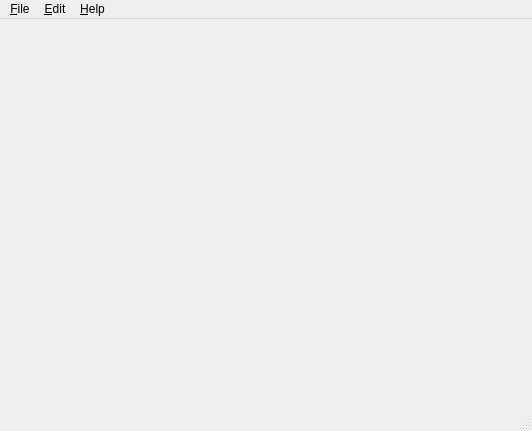
<?xml version="1.0" encoding="UTF-8"?>
<ui version="4.0">
 <class>MainWindow</class>
 <widget class="QMainWindow" name="MainWindow">
  <property name="geometry">
   <rect>
    <x>0</x>
    <y>0</y>
    <width>532</width>
    <height>431</height>
   </rect>
  </property>
  <property name="windowTitle">
   <string>Polygon Area</string>
  </property>
  <property name="windowIcon">
   <iconset resource="resources.qrc">
    <normaloff>:/media/default/32x32/icons/polygon-area.png</normaloff>:/media/default/32x32/icons/polygon-area.png</iconset>
  </property>
  <widget class="QWidget" name="centralwidget">
   <layout class="QGridLayout" name="gridLayout">
    <item row="0" column="0">
     <widget class="QTabWidget" name="tabWidget">
      <property name="documentMode">
       <bool>true</bool>
      </property>
      <property name="tabsClosable">
       <bool>true</bool>
      </property>
      <property name="movable">
       <bool>true</bool>
      </property>
     </widget>
    </item>
   </layout>
  </widget>
  <widget class="QMenuBar" name="menubar">
   <property name="geometry">
    <rect>
     <x>0</x>
     <y>0</y>
     <width>532</width>
     <height>25</height>
    </rect>
   </property>
   <widget class="QMenu" name="fileMenu">
    <property name="title">
     <string>&amp;File</string>
    </property>
    <addaction name="newAction"/>
    <addaction name="openAction"/>
    <addaction name="recentsFormsAction"/>
    <addaction name="separator"/>
    <addaction name="saveAction"/>
    <addaction name="saveAsAction"/>
    <addaction name="separator"/>
    <addaction name="printAction"/>
    <addaction name="saveImageAction"/>
    <addaction name="separator"/>
    <addaction name="closeAction"/>
    <addaction name="separator"/>
    <addaction name="quitAction"/>
   </widget>
   <widget class="QMenu" name="helpMenu">
    <property name="title">
     <string>&amp;Help</string>
    </property>
    <addaction name="polygonAreaHelpAction"/>
    <addaction name="releaseNotesAction"/>
    <addaction name="separator"/>
    <addaction name="reportBugsAction"/>
    <addaction name="separator"/>
    <addaction name="aboutPolygonAreaAction"/>
   </widget>
   <widget class="QMenu" name="editMenu">
    <property name="title">
     <string>&amp;Edit</string>
    </property>
    <addaction name="undoAction"/>
    <addaction name="redoAction"/>
    <addaction name="separator"/>
    <addaction name="cutAction"/>
    <addaction name="copyAction"/>
    <addaction name="pasteAction"/>
    <addaction name="deleteAction"/>
    <addaction name="separator"/>
    <addaction name="selectAllAction"/>
    <addaction name="separator"/>
    <addaction name="findAction"/>
    <addaction name="findAgainAction"/>
    <addaction name="separator"/>
    <addaction name="preferencesAction"/>
   </widget>
   <addaction name="fileMenu"/>
   <addaction name="editMenu"/>
   <addaction name="helpMenu"/>
  </widget>
  <widget class="QStatusBar" name="statusbar"/>
  <action name="newAction">
   <property name="icon">
    <iconset resource="resources.qrc">
     <normaloff>:/media/default/32x32/icons/document-new.png</normaloff>:/media/default/32x32/icons/document-new.png</iconset>
   </property>
   <property name="text">
    <string>&amp;New</string>
   </property>
   <property name="shortcut">
    <string>Ctrl+N</string>
   </property>
  </action>
  <action name="openAction">
   <property name="icon">
    <iconset resource="resources.qrc">
     <normaloff>:/media/default/32x32/icons/document-open.png</normaloff>:/media/default/32x32/icons/document-open.png</iconset>
   </property>
   <property name="text">
    <string>&amp;Open...</string>
   </property>
   <property name="shortcut">
    <string>Ctrl+O</string>
   </property>
  </action>
  <action name="recentsFormsAction">
   <property name="icon">
    <iconset resource="resources.qrc">
     <normaloff>:/media/default/32x32/icons/document-open-recent.png</normaloff>:/media/default/32x32/icons/document-open-recent.png</iconset>
   </property>
   <property name="text">
    <string>Recents forms</string>
   </property>
  </action>
  <action name="saveAction">
   <property name="icon">
    <iconset resource="resources.qrc">
     <normaloff>:/media/default/32x32/icons/document-save.png</normaloff>:/media/default/32x32/icons/document-save.png</iconset>
   </property>
   <property name="text">
    <string>&amp;Save</string>
   </property>
   <property name="shortcut">
    <string>Ctrl+S</string>
   </property>
  </action>
  <action name="saveAsAction">
   <property name="icon">
    <iconset resource="resources.qrc">
     <normaloff>:/media/default/32x32/icons/document-save-as.png</normaloff>:/media/default/32x32/icons/document-save-as.png</iconset>
   </property>
   <property name="text">
    <string>Save As...</string>
   </property>
   <property name="shortcut">
    <string>Ctrl+Shift+S</string>
   </property>
  </action>
  <action name="printAction">
   <property name="icon">
    <iconset resource="resources.qrc">
     <normaloff>:/media/default/32x32/icons/document-print.png</normaloff>:/media/default/32x32/icons/document-print.png</iconset>
   </property>
   <property name="text">
    <string>&amp;Print</string>
   </property>
   <property name="shortcut">
    <string>Ctrl+P</string>
   </property>
  </action>
  <action name="saveImageAction">
   <property name="text">
    <string>Save &amp;image...</string>
   </property>
  </action>
  <action name="closeAction">
   <property name="icon">
    <iconset resource="resources.qrc">
     <normaloff>:/media/default/32x32/icons/dialog-close.png</normaloff>:/media/default/32x32/icons/dialog-close.png</iconset>
   </property>
   <property name="text">
    <string>&amp;Close</string>
   </property>
   <property name="shortcut">
    <string>Ctrl+W</string>
   </property>
  </action>
  <action name="quitAction">
   <property name="icon">
    <iconset resource="resources.qrc">
     <normaloff>:/media/default/32x32/icons/application-exit.png</normaloff>:/media/default/32x32/icons/application-exit.png</iconset>
   </property>
   <property name="text">
    <string>&amp;Quit</string>
   </property>
   <property name="shortcut">
    <string>Ctrl+Q</string>
   </property>
  </action>
  <action name="undoAction">
   <property name="icon">
    <iconset resource="resources.qrc">
     <normaloff>:/media/default/32x32/icons/edit-undo.png</normaloff>:/media/default/32x32/icons/edit-undo.png</iconset>
   </property>
   <property name="text">
    <string>&amp;Undo</string>
   </property>
   <property name="shortcut">
    <string>Ctrl+Z</string>
   </property>
  </action>
  <action name="redoAction">
   <property name="icon">
    <iconset resource="resources.qrc">
     <normaloff>:/media/default/32x32/icons/edit-redo.png</normaloff>:/media/default/32x32/icons/edit-redo.png</iconset>
   </property>
   <property name="text">
    <string>&amp;Redo</string>
   </property>
   <property name="shortcut">
    <string>Ctrl+Shift+Z</string>
   </property>
  </action>
  <action name="preferencesAction">
   <property name="icon">
    <iconset resource="resources.qrc">
     <normaloff>:/media/default/32x32/icons/preferences-system.png</normaloff>:/media/default/32x32/icons/preferences-system.png</iconset>
   </property>
   <property name="text">
    <string>Prefere&amp;nces</string>
   </property>
  </action>
  <action name="action_Cut">
   <property name="text">
    <string>Cu&amp;t</string>
   </property>
  </action>
  <action name="pasteAction">
   <property name="icon">
    <iconset resource="resources.qrc">
     <normaloff>:/media/default/32x32/icons/edit-paste.png</normaloff>:/media/default/32x32/icons/edit-paste.png</iconset>
   </property>
   <property name="text">
    <string>&amp;Paste</string>
   </property>
   <property name="shortcut">
    <string>Ctrl+V</string>
   </property>
  </action>
  <action name="copyAction">
   <property name="icon">
    <iconset resource="resources.qrc">
     <normaloff>:/media/default/32x32/icons/edit-copy.png</normaloff>:/media/default/32x32/icons/edit-copy.png</iconset>
   </property>
   <property name="text">
    <string>&amp;Copy</string>
   </property>
   <property name="shortcut">
    <string>Ctrl+C</string>
   </property>
  </action>
  <action name="action_Paste_Cut">
   <property name="text">
    <string>&amp;Paste&amp;Cut</string>
   </property>
  </action>
  <action name="deleteAction">
   <property name="icon">
    <iconset resource="resources.qrc">
     <normaloff>:/media/default/32x32/icons/edit-delete.png</normaloff>:/media/default/32x32/icons/edit-delete.png</iconset>
   </property>
   <property name="text">
    <string>&amp;Delete</string>
   </property>
   <property name="shortcut">
    <string>Del</string>
   </property>
  </action>
  <action name="cutAction">
   <property name="icon">
    <iconset resource="resources.qrc">
     <normaloff>:/media/default/32x32/icons/edit-cut.png</normaloff>:/media/default/32x32/icons/edit-cut.png</iconset>
   </property>
   <property name="text">
    <string>&amp;Cut</string>
   </property>
   <property name="shortcut">
    <string>Ctrl+X</string>
   </property>
  </action>
  <action name="selectAllAction">
   <property name="text">
    <string>Select &amp;All</string>
   </property>
   <property name="shortcut">
    <string>Ctrl+A</string>
   </property>
  </action>
  <action name="findAction">
   <property name="icon">
    <iconset resource="resources.qrc">
     <normaloff>:/media/default/32x32/icons/edit-find.png</normaloff>:/media/default/32x32/icons/edit-find.png</iconset>
   </property>
   <property name="text">
    <string>&amp;Find</string>
   </property>
   <property name="shortcut">
    <string>Ctrl+F</string>
   </property>
  </action>
  <action name="findAgainAction">
   <property name="icon">
    <iconset resource="resources.qrc">
     <normaloff>:/media/default/32x32/icons/edit-find-replace.png</normaloff>:/media/default/32x32/icons/edit-find-replace.png</iconset>
   </property>
   <property name="text">
    <string>Find A&amp;gain</string>
   </property>
   <property name="shortcut">
    <string>Ctrl+G</string>
   </property>
  </action>
  <action name="polygonAreaHelpAction">
   <property name="icon">
    <iconset resource="resources.qrc">
     <normaloff>:/media/default/32x32/icons/help-contents.png</normaloff>:/media/default/32x32/icons/help-contents.png</iconset>
   </property>
   <property name="text">
    <string>Polygon Area &amp;Help</string>
   </property>
   <property name="shortcut">
    <string>F1</string>
   </property>
  </action>
  <action name="releaseNotesAction">
   <property name="icon">
    <iconset resource="resources.qrc">
     <normaloff>:/media/default/32x32/icons/view-pim-notes.png</normaloff>:/media/default/32x32/icons/view-pim-notes.png</iconset>
   </property>
   <property name="text">
    <string>Release &amp;Notes</string>
   </property>
  </action>
  <action name="aboutPolygonAreaAction">
   <property name="icon">
    <iconset resource="resources.qrc">
     <normaloff>:/media/default/32x32/icons/help-about.png</normaloff>:/media/default/32x32/icons/help-about.png</iconset>
   </property>
   <property name="text">
    <string>&amp;About Polygon Area</string>
   </property>
  </action>
  <action name="reportBugsAction">
   <property name="icon">
    <iconset resource="resources.qrc">
     <normaloff>:/media/default/32x32/icons/kbugbuster.png</normaloff>:/media/default/32x32/icons/kbugbuster.png</iconset>
   </property>
   <property name="text">
    <string>&amp;Report Bugs...</string>
   </property>
  </action>
 </widget>
 <resources>
  <include location="resources.qrc"/>
 </resources>
 <connections/>
</ui>
